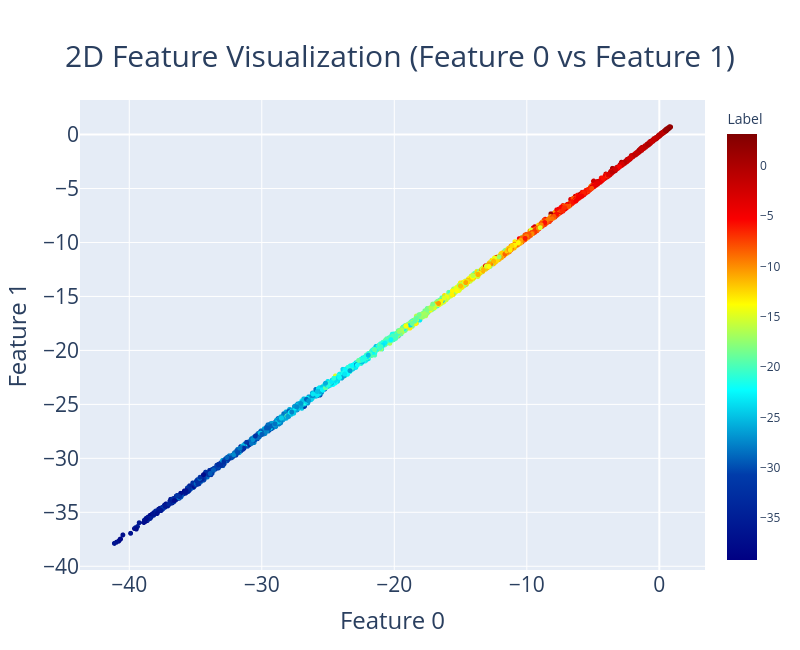

Here is the notebook cell this chart was saved with:
### Code cell
# all_features, shape (N, reduced_dimension)
df = pd.DataFrame({
    'Feature 0': train_all_features[:, 0],
    'Feature 1': train_all_features[:, 1],
    'Label': train_all_labels
})

fig = px.scatter(
    df,
    x='Feature 0',
    y='Feature 1',
    color='Label',
    color_continuous_scale='Jet',
    title='2D Feature Visualization (Feature 0 vs Feature 1)',
)

fig.update_traces(marker=dict(size=5))
fig.update_layout(
    title=dict(
        text="2D Feature Visualization (Feature 0 vs Feature 1)",
        x=0.5,
        y=0.93,
        xanchor='center',
        yanchor='top',
        font=dict(size=30)
    ),
    width=800,
    height=650,
    xaxis=dict(
        title='Feature 0',
        titlefont=dict(size=24),
        tickfont=dict(size=21)
    ),
    yaxis=dict(
        title='Feature 1',
        titlefont=dict(size=24),
        tickfont=dict(size=21)
    ),
    legend=dict(
        title=dict(text='Value', font=dict(size=24)),
        font=dict(size=21),
    )
)

fig.show()

### Figure 1 — Plotly figure (JSON) as saved in the notebook; plotly's stock layout.template omitted (floating-point values rounded to 4 significant figures; data arrays with more than 128 entries replaced by an {"elided": "..."} marker saying what was removed)
{"data": [{"hovertemplate": "Feature 0=%{x}<br>Feature 1=%{y}<br>Label=%{marker.color}<extra></extra>", "legendgroup": "", "marker": {"color": {"elided": "5064 float values"}, "coloraxis": "coloraxis", "size": 5, "symbol": "circle"}, "mode": "markers", "name": "", "showlegend": false, "type": "scattergl", "x": {"elided": "5064 float values"}, "xaxis": "x", "y": {"elided": "5064 float values"}, "yaxis": "y"}], "layout": {"coloraxis": {"colorbar": {"title": {"text": "Label"}}, "colorscale": [[0, "rgb(0,0,131)"], [0.2, "rgb(0,60,170)"], [0.4, "rgb(5,255,255)"], [0.6, "rgb(255,255,0)"], [0.8, "rgb(250,0,0)"], [1, "rgb(128,0,0)"]]}, "height": 650, "legend": {"font": {"size": 21}, "title": {"font": {"size": 24}, "text": "Value"}, "tracegroupgap": 0}, "title": {"font": {"size": 30}, "text": "2D Feature Visualization (Feature 0 vs Feature 1)", "x": 0.5, "xanchor": "center", "y": 0.93, "yanchor": "top"}, "width": 800, "xaxis": {"anchor": "y", "domain": [0, 1], "tickfont": {"size": 21}, "title": {"font": {"size": 24}, "text": "Feature 0"}}, "yaxis": {"anchor": "x", "domain": [0, 1], "tickfont": {"size": 21}, "title": {"font": {"size": 24}, "text": "Feature 1"}}}}
